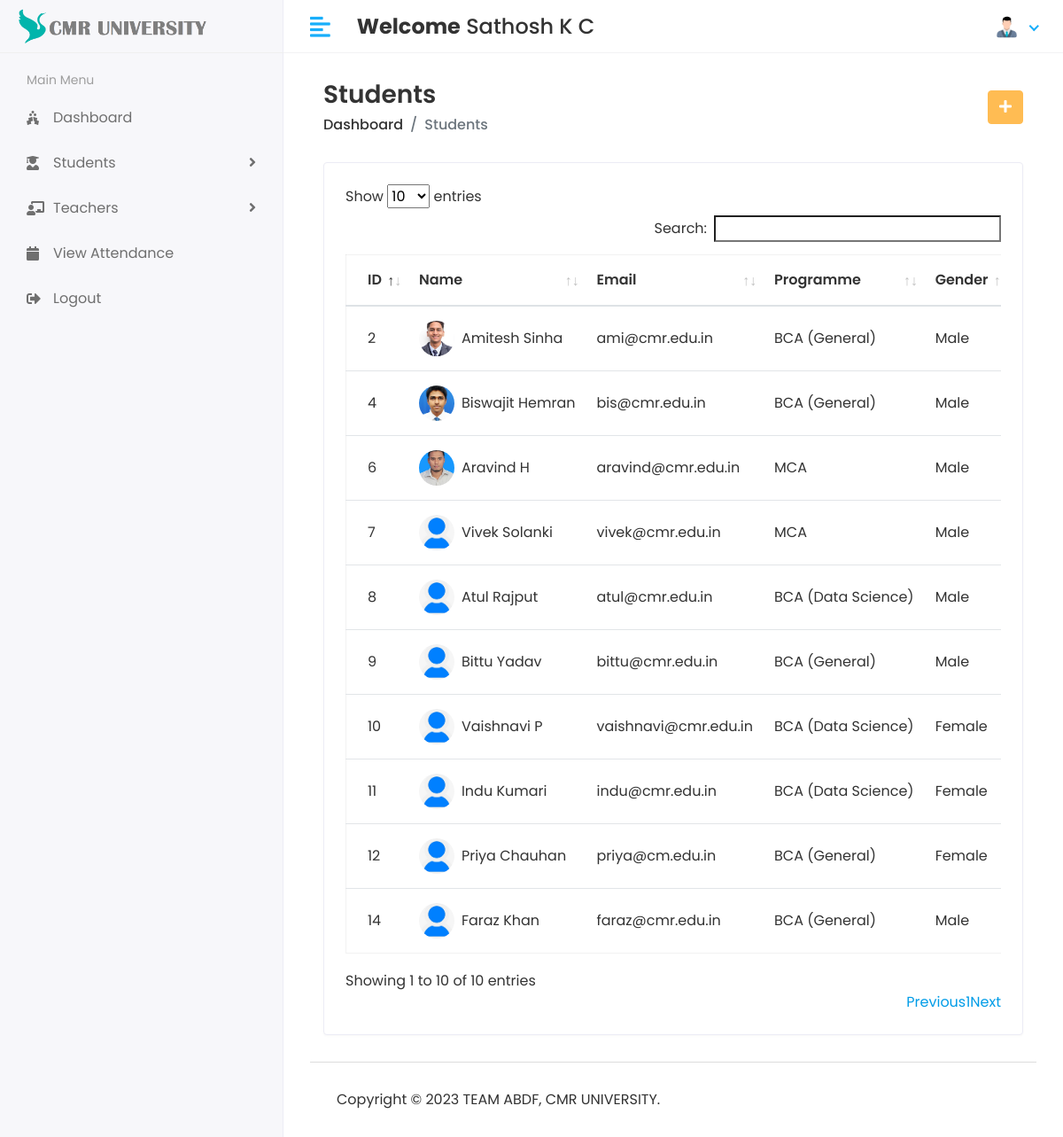
The page /Hod/Student/View (signed in) on the database its author committed.
### app/models.py (models this page shows, shortened)
class CustomUser(AbstractUser):
    USER =(
        (1,'HOD'),
        (2,'STAFF'),
        (3,'STUDENT'),
    )
    user_type = models.CharField(choices=USER,max_length=50,default=1)
    profile_pic = models.ImageField(upload_to='media/profile_pic')

class Student(models.Model):
    admin = models.OneToOneField(CustomUser,on_delete=models.CASCADE)
    address = models.TextField()
    gender = models.CharField(max_length=100)
    course_id = models.ForeignKey(Course,on_delete=models.DO_NOTHING)
    session_year_id = models.ForeignKey(Session_Year,on_delete=models.DO_NOTHING)
    created_at = models.DateTimeField(auto_now_add=True)
    updated_at = models.DateTimeField(auto_now=True)

class Course(models.Model):
    name = models.CharField(max_length=100)
    created_at = models.DateTimeField(auto_now_add=True)
    updated_at = models.DateTimeField(auto_now=True)

### CMR_Attendance_Module/Hod_Views.py (the view)
# urls.py: path('Hod/Student/View',Hod_Views.VIEW_STUDENT,name='view_student'),
@login_required(login_url='/')
def VIEW_STUDENT(request):
    student = Student.objects.all()
    context = {
        'student' : student,
    }
    return render(request, 'Hod/view_student.html',context)

### templates/Hod/view_student.html (shortened to what this page needs)
{% extends 'base.html' %}
{% block content %}
{% load static %}
<div class="content container-fluid">
    <div class="page-header">
       <div class="row align-items-center">
          <div class="col">
             <h3 class="page-title">Students</h3>
             <ul class="breadcrumb">
                <li class="breadcrumb-item"><a href="index.html">Dashboard</a></li>
                <li class="breadcrumb-item active">Students</li>
             </ul>
          </div>
          <div class="col-auto text-right float-right ml-auto">
             <a href="{% url 'add_student' %}" class="btn btn-primary"><i class="fas fa-plus"></i></a>
          </div>
       </div>
    </div>
    <div class="row">
       <div class="col-sm-12">
          <div class="card card-table">
             <div class="card-body">
                <div class="table-responsive">
                   <table id="table_id" class="table table-hover table-center mb-0">
                      <thead>
                         <tr>
                            <th>ID</th>
                            <th>Name</th>
                            <th>Email</th>
                            <th>Programme</th>
                            <th>Gender</th>
                         </tr>
                      </thead>
                      <tbody>
                            {% for i in student %}
                         <tr>
                            <td>{{i.id}}</td>
                            <td>
                               <h2 class="table-avatar">
                                 {% if i.admin.profile_pic == ""  %}
                                 <a href="#" class="avatar avatar-sm mr-2"><img class="avatar-img rounded-circle" src="{% static 'assets/img/def_user.jpeg' %}" alt="User Image"></a>
                                 {% else %}
                                  <a href="#" class="avatar avatar-sm mr-2"><img class="avatar-img rounded-circle" src="/{{i.admin.profile_pic}}" alt="User Image"></a>
                                 {% endif %}
                                  <a href="#">{{i.admin.first_name}} {{i.admin.last_name}}</a>
                               </h2>
                            </td>
                            <td>{{i.admin.email}}</td>
                            <td>{{i.course_id.name}}</td>
                            <td>{{i.gender}}</td>
                         </tr>
                        {% endfor %}
                      </tbody>
                   </table>
                </div>
             </div>
          </div>
       </div>
    </div>
 </div>
{% endblock %}

### templates/base.html (shortened to what this page needs)
<!DOCTYPE html>
<html lang="en">
{% load static %}
   <head>
      <link rel="stylesheet" href="{% static 'assets/plugins/bootstrap/css/bootstrap.min.css' %}">
      <link rel="stylesheet" href="{% static 'assets/plugins/fontawesome/css/fontawesome.min.css' %}">
      <link rel="stylesheet" href="{% static 'assets/plugins/fontawesome/css/all.min.css' %}">
      <link rel="stylesheet" href="{% static 'assets/css/style.css' %}">
       <link rel="stylesheet" href="{% static 'assets/plugins/datatables/datatables.min.css' %}">
   </head>
   <body>
<div class="main-wrapper">
       {% include 'includes/header.html' %}
         {% include 'includes/sidebar.html' %}
<div class="page-wrapper">
     <div class="content container-fluid">
         {% block content %}
         {% endblock %}
          {% include 'includes/footer.html' %}
         </div>
</div>
   </body>
</html>

### templates/includes/header.html (shortened to what this page needs)
{% load static %}
<div class="header">
    <div class="header-left">
       <a href="index.html" class="logo">
       <img src="{% static 'assets/img/logocmr09.png' %}" alt="Logo">
       </a>
    </div>
    <a href="javascript:void(0);" id="toggle_btn">
    <i class="fas fa-align-left"></i>
    </a>
    <div class="top-nav-search mt-3">
       <h4><strong>Welcome</strong><span> {{user.first_name}} {{user.last_name}}</span></h4>
    </div>
    <ul class="nav user-menu">
       <li class="nav-item dropdown has-arrow">
          <a href="#" class="dropdown-toggle nav-link" data-toggle="dropdown">
            {% if user.profile_pic == ""  %}
                     <span class="user-img"><img class="rounded-circle" src="{% static 'assets/img/def_user.jpeg' %}" width="31" alt="Ryan Taylor"></span>
            {% else %}
                     <span class="user-img"><img class="rounded-circle" src="/{{user.profile_pic}}" width="31" alt="Ryan Taylor"></span>
            {% endif %}
          </a>
       </li>
    </ul>
 </div>

### templates/includes/sidebar.html (shortened to what this page needs)
{% load active_link_tags %}
<div class="sidebar" id="sidebar">
    <div class="sidebar-inner slimscroll">
       <div id="sidebar-menu" class="sidebar-menu">
{% if user.user_type == '1' %}
          <ul>
             <li class="menu-title">
                <span>Main Menu</span>
             </li>
             <li class="{% active_link 'hod_home' 'active' %}">
               <a href="{% url 'hod_home' %}"><i class="fas fa-holly-berry"></i> <span>Dashboard</span></a>
            </li>
             <li class="submenu {% active_link 'add_student' 'active' %} {% active_link 'view_student' 'active' %}">
                <a href="#"><i class="fas fa-user-graduate"></i> <span> Students</span> <span class="menu-arrow"></span></a>
             </li>
             <li class="submenu  {% active_link 'view_staff' 'active' %}">
                <a href="#"><i class="fas fa-chalkboard-teacher"></i> <span> Teachers</span> <span class="menu-arrow"></span></a>
             </li>
             <li class="{% active_link 'view_attendance' 'active' %}">
               <a href="{% url 'view_attendance' %}"><i class="fa fa-calendar"></i> <span>View Attendance</span></a>
            </li>
            <li>
               <a href="{% url 'logout' %}"><i class="fas fa-sign-out-alt"></i> <span>Logout</span></a>
            </li>
          </ul>
{% endif %}
       </div>
    </div>
 </div>

### templates/includes/footer.html
<footer>
    <p>Copyright © 2023 TEAM ABDF, CMR UNIVERSITY.</p>
</footer>

### rows shown on the page
CustomUser: first_name "Sathosh", last_name "K C", profile_pic (picture)
Student: id "2", admin.profile_pic (picture), admin.first_name "Amitesh", admin.last_name "Sinha", admin.email "ami@cmr.edu.in", course_id.name "BCA (General)", gender "Male"
Student: id "4", admin.profile_pic (picture), admin.first_name "Biswajit", admin.last_name "Hemran", admin.email "bis@cmr.edu.in", course_id.name "BCA (General)", gender "Male"
Student: id "6", admin.profile_pic (picture), admin.first_name "Aravind", admin.last_name "H", admin.email "aravind@cmr.edu.in", course_id.name "MCA", gender "Male"
Student: id "7", admin.profile_pic (picture), admin.first_name "Vivek", admin.last_name "Solanki", admin.email "vivek@cmr.edu.in", course_id.name "MCA", gender "Male"
Student: id "8", admin.profile_pic (picture), admin.first_name "Atul", admin.last_name "Rajput", admin.email "atul@cmr.edu.in", course_id.name "BCA (Data Science)", gender "Male"
Student: id "9", admin.profile_pic (picture), admin.first_name "Bittu", admin.last_name "Yadav", admin.email "bittu@cmr.edu.in", course_id.name "BCA (General)", gender "Male"
Student: id "10", admin.first_name "Vaishnavi", admin.last_name "P", admin.email "vaishnavi@cmr.edu.in", course_id.name "BCA (Data Science)", gender "Female"
Student: id "11", admin.first_name "Indu", admin.last_name "Kumari", admin.email "indu@cmr.edu.in", course_id.name "BCA (Data Science)", gender "Female"
Student: id "12", admin.profile_pic (picture), admin.first_name "Priya", admin.last_name "Chauhan", admin.email "priya@cm.edu.in", course_id.name "BCA (General)", gender "Female"
Student: id "14", admin.first_name "Faraz", admin.last_name "Khan", admin.email "faraz@cmr.edu.in", course_id.name "BCA (General)", gender "Male"
